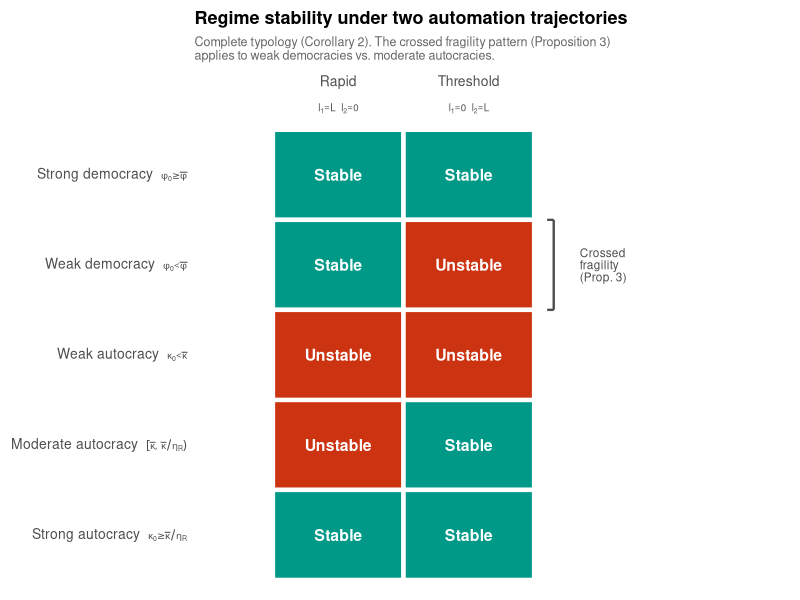
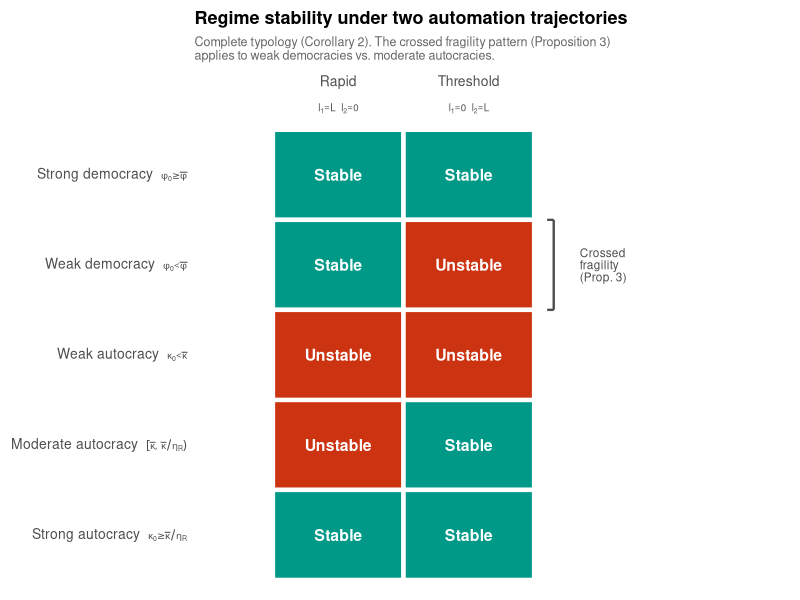

Write the R code that produced these figures, in order.
# fig_crossed_fragility.R
# 2x2 crossed fragility pattern: regime type x automation trajectory
# Shows stability/instability with color shading and the crossed inversion

library(ggplot2)

# --- Output directory ---
out_dir <- tryCatch(dirname(sys.frame(1)$ofile), error = function(e) NULL)
if (is.null(out_dir) || out_dir == "") {
  out_dir <- "/Users/manoelgaldino/Documents/DCP/Papers/IA-dem/figures"
}

# --- Colorblind-friendly palette (Okabe-Ito inspired) ---
col_stable   <- "#009988"   # teal-green
col_unstable <- "#CC3311"   # red

# --- Data: 5 regime types x 2 trajectories ---
df <- data.frame(
  regime = factor(
    rep(c("Strong\ndemocracy",
          "Weak\ndemocracy",
          "Moderate\nautocracy",
          "Strong\nautocracy",
          "Weak\nautocracy"), each = 2),
    levels = c("Strong\nautocracy",
               "Moderate\nautocracy",
               "Weak\nautocracy",
               "Weak\ndemocracy",
               "Strong\ndemocracy")
  ),
  trajectory = factor(
    rep(c("Rapid", "Threshold"), 5),
    levels = c("Rapid", "Threshold")
  ),
  stable = c(
    TRUE,  TRUE,   # Strong democracy: stable under both
    TRUE,  FALSE,  # Weak democracy: stable rapid, unstable threshold
    FALSE, TRUE,   # Moderate autocracy: unstable rapid, stable threshold
    TRUE,  TRUE,   # Strong autocracy: stable under both
    FALSE, FALSE   # Weak autocracy: unstable under both
  )
)

df$label <- ifelse(df$stable, "Stable", "Unstable")

# --- The figure ---
fig <- ggplot(df, aes(x = trajectory, y = regime, fill = stable)) +
  geom_tile(colour = "white", linewidth = 1.5) +
  geom_text(aes(label = label),
            size = 4, fontface = "bold",
            colour = "white") +
  scale_fill_manual(
    values = c("TRUE" = col_stable, "FALSE" = col_unstable),
    guide = "none"
  ) +
  # Bracket annotation for "Crossed fragility" (P3)
  annotate("segment",
           x = 2.65, xend = 2.65,
           y = 3.5, yend = 4.5,
           linewidth = 0.8, colour = "grey30") +
  annotate("segment",
           x = 2.60, xend = 2.65,
           y = 3.5, yend = 3.5,
           linewidth = 0.8, colour = "grey30") +
  annotate("segment",
           x = 2.60, xend = 2.65,
           y = 4.5, yend = 4.5,
           linewidth = 0.8, colour = "grey30") +
  annotate("text",
           x = 2.85, y = 4,
           label = "Crossed\nfragility\n(Prop. 3)",
           size = 3, colour = "grey30",
           lineheight = 0.85, hjust = 0) +
  # Axis labels and conditions
  scale_x_discrete(
    position = "top",
    labels = c(
      "Rapid" = expression(atop("Rapid", scriptstyle(l[1]==L~~l[2]==0))),
      "Threshold" = expression(atop("Threshold", scriptstyle(l[1]==0~~l[2]==L)))
    )
  ) +
  scale_y_discrete(
    labels = c(
      "Strong\nautocracy" = expression("Strong autocracy  " * scriptstyle(group("", kappa[0] >= bar(kappa)/eta[R], ""))),
      "Moderate\nautocracy" = expression("Moderate autocracy  " * scriptstyle(group("[", list(bar(kappa), bar(kappa)/eta[R]), ")"))),
      "Weak\nautocracy" = expression("Weak autocracy  " * scriptstyle(group("", kappa[0] < bar(kappa), ""))),
      "Weak\ndemocracy" = expression("Weak democracy  " * scriptstyle(group("", phi[0] < bar(phi), ""))),
      "Strong\ndemocracy" = expression("Strong democracy  " * scriptstyle(group("", phi[0] >= bar(phi), "")))
    )
  ) +
  labs(
    title = "Regime stability under two automation trajectories",
    subtitle = "Complete typology (Corollary 2). The crossed fragility pattern (Proposition 3)\napplies to weak democracies vs. moderate autocracies.",
    x = NULL, y = NULL
  ) +
  coord_cartesian(clip = "off", xlim = c(0.5, 3.3)) +
  theme_minimal(base_size = 12) +
  theme(
    panel.grid       = element_blank(),
    axis.ticks       = element_blank(),
    plot.title       = element_text(face = "bold", size = 13, hjust = 0),
    plot.subtitle    = element_text(size = 9, colour = "grey40", hjust = 0),
    plot.margin      = margin(t = 8, r = 60, b = 8, l = 8),
    axis.text.y      = element_text(size = 10, hjust = 1),
    axis.text.x.top  = element_text(size = 10)
  )

# --- Save ---
ggsave(file.path(out_dir, "fig_crossed_fragility.pdf"),
       plot = fig, width = 7, height = 5, device = "pdf")
ggsave(file.path(out_dir, "fig_crossed_fragility.png"),
       plot = fig, width = 7, height = 5, dpi = 300)

cat("Crossed fragility figure saved to:", out_dir, "\n")
